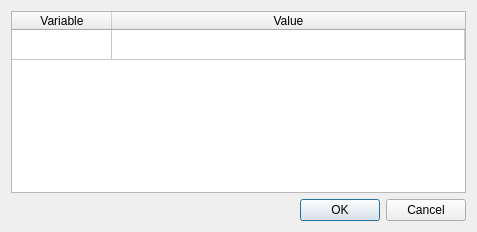
<?xml version="1.0" encoding="UTF-8"?>
<ui version="4.0">
 <class>Dialog</class>
 <widget class="QDialog" name="Dialog">
  <property name="geometry">
   <rect>
    <x>0</x>
    <y>0</y>
    <width>477</width>
    <height>232</height>
   </rect>
  </property>
  <property name="minimumSize">
   <size>
    <width>450</width>
    <height>0</height>
   </size>
  </property>
  <property name="windowTitle">
   <string>Template variables</string>
  </property>
  <layout class="QVBoxLayout" name="verticalLayout">
   <item>
    <widget class="QTableWidget" name="tableWidget">
     <property name="sizeAdjustPolicy">
      <enum>QAbstractScrollArea::AdjustToContents</enum>
     </property>
     <property name="alternatingRowColors">
      <bool>false</bool>
     </property>
     <property name="selectionMode">
      <enum>QAbstractItemView::NoSelection</enum>
     </property>
     <property name="selectionBehavior">
      <enum>QAbstractItemView::SelectRows</enum>
     </property>
     <attribute name="horizontalHeaderCascadingSectionResizes">
      <bool>true</bool>
     </attribute>
     <attribute name="horizontalHeaderStretchLastSection">
      <bool>true</bool>
     </attribute>
     <attribute name="verticalHeaderVisible">
      <bool>false</bool>
     </attribute>
     <row>
      <property name="text">
       <string>New Row</string>
      </property>
     </row>
     <column>
      <property name="text">
       <string>Variable</string>
      </property>
     </column>
     <column>
      <property name="text">
       <string>Value</string>
      </property>
     </column>
     <item row="0" column="0">
      <property name="text">
       <string/>
      </property>
     </item>
    </widget>
   </item>
   <item>
    <widget class="QDialogButtonBox" name="buttonBox">
     <property name="orientation">
      <enum>Qt::Horizontal</enum>
     </property>
     <property name="standardButtons">
      <set>QDialogButtonBox::Cancel|QDialogButtonBox::Ok</set>
     </property>
    </widget>
   </item>
  </layout>
 </widget>
 <resources/>
 <connections>
  <connection>
   <sender>buttonBox</sender>
   <signal>accepted()</signal>
   <receiver>Dialog</receiver>
   <slot>accept()</slot>
   <hints>
    <hint type="sourcelabel">
     <x>248</x>
     <y>254</y>
    </hint>
    <hint type="destinationlabel">
     <x>157</x>
     <y>274</y>
    </hint>
   </hints>
  </connection>
  <connection>
   <sender>buttonBox</sender>
   <signal>rejected()</signal>
   <receiver>Dialog</receiver>
   <slot>reject()</slot>
   <hints>
    <hint type="sourcelabel">
     <x>316</x>
     <y>260</y>
    </hint>
    <hint type="destinationlabel">
     <x>286</x>
     <y>274</y>
    </hint>
   </hints>
  </connection>
 </connections>
</ui>
